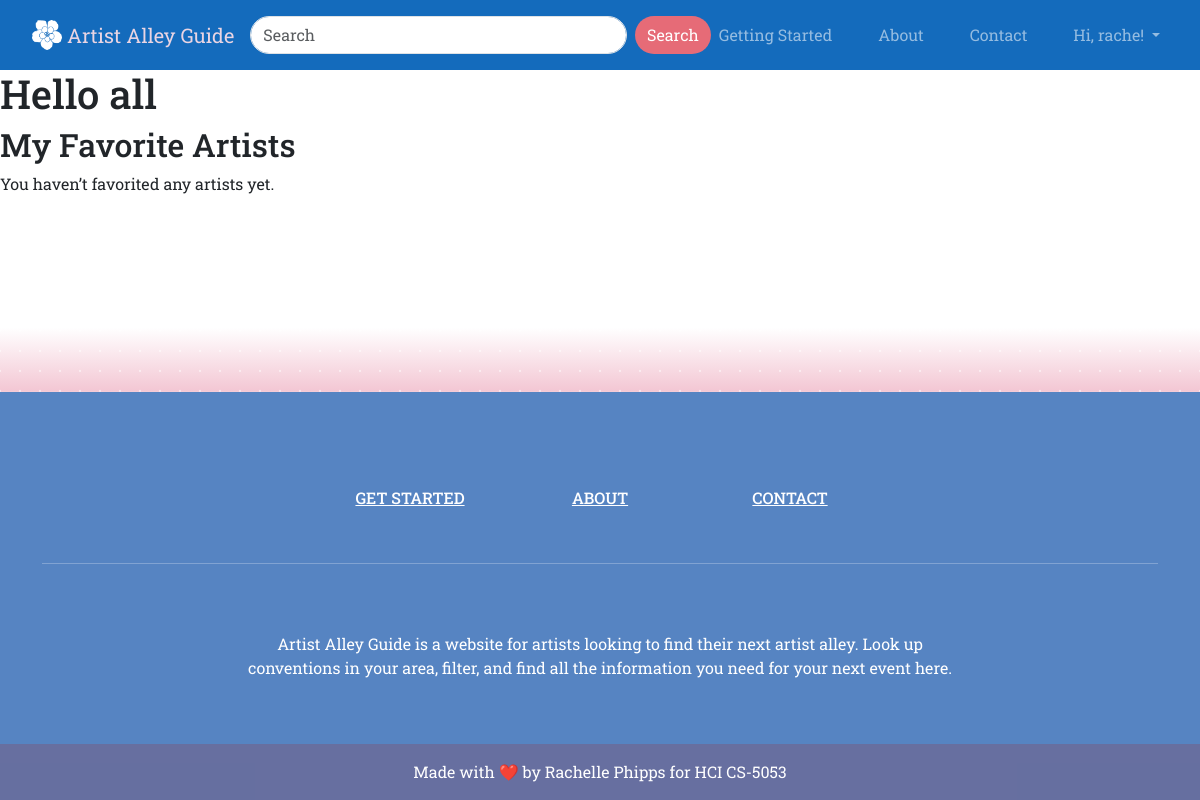
The page /my-favorites/ (signed in) on the database as committed earlier.
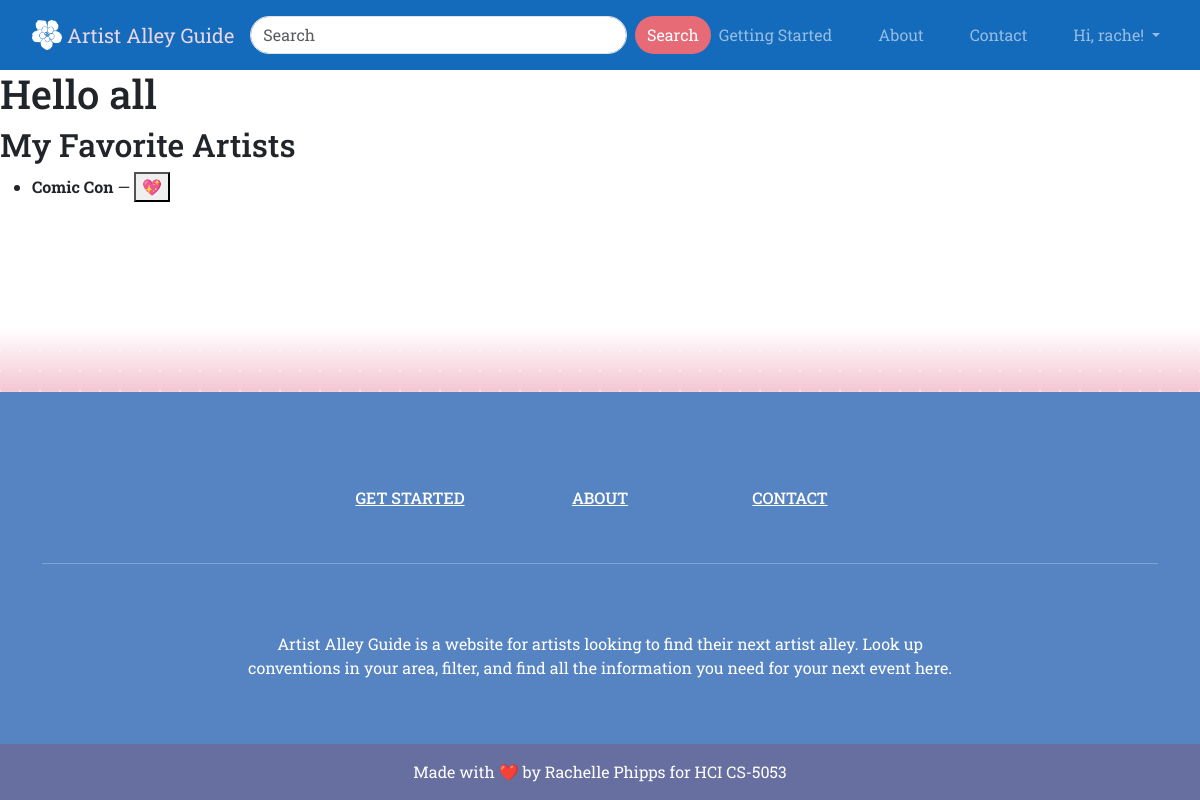
The same page on the database as committed later.
### conventions/models.py (models this page shows, shortened)
class Convention(models.Model):
    CON_TYPES = {
    "A": "Anime",
    "G": "Games",
    "F": "Furry",
    "C": "Comic",
    "H": "Horror",
    "G": "General",
    }
    name = models.CharField(max_length=64)
    con_date = models.DateField()
    city = models.CharField(max_length=30)
    state = models.CharField(max_length=2)
    website = models.CharField(max_length=64)
    num_attend = models.IntegerField(default=1)
    con_type = models.CharField(max_length=1, choices=CON_TYPES, default="G")
    description = models.TextField(blank=True, null=True)
    location = models.TextField(blank=True, null=True)
    num_days = models.IntegerField(default=1)
    image = models.ImageField(upload_to='images/', default='images/default.png')
    apply_date = models.DateField()
    table_cost = models.IntegerField()
    travel_cost = models.IntegerField()
    num_artists = models.IntegerField()
    rating = models.FloatField(null=True, blank=True)
    slug = models.SlugField(unique=True, blank=True)  # For URL-friendly name
    favorited_by = models.ManyToManyField(User, related_name='favorite_cons', blank=True)

### conventions/views.py (the view)
# urls.py: path('my-favorites/', views.my_favorites, name='my_favorites'),
@login_required
def my_favorites(request):
    favorites = request.user.favorite_cons.all()
    return render(request, 'my_favorites.html', {'favorites': favorites})

### templates/my_favorites.html (shortened to what this page needs)
{% extends "base.html" %} {% load static %} {% block content%}
<h1>Hello all</h1>
  <h2>My Favorite Artists</h2>
  {% if favorites %}
    <ul>
      {% for artist in favorites %}
        <li>
          <strong>{{ artist.name }}</strong> — {{ artist.genre }}
          <form action="{% url 'toggle_favorite' artist.id %}" method="POST" style="display:inline;">
            <button type="submit">💖</button>
          </form>
        </li>
      {% endfor %}
    </ul>
  {% else %}
    <p>You haven’t favorited any artists yet.</p>
  {% endif %}
{% endblock %}

### templates/base.html (shortened to what this page needs)
<!DOCTYPE html>
<html>
  {% load static %}
  <head>
    <link
      href="https://cdn.jsdelivr.net/npm/bootstrap@5.3.0/dist/css/bootstrap.min.css"
      rel="stylesheet"
    />
    <link href="https://cdn.jsdelivr.net/npm/bootstrap@5.3.0/dist/css/bootstrap.min.css" rel="stylesheet">
    <link href="https://cdn.jsdelivr.net/npm/bootstrap-icons@1.10.5/font/bootstrap-icons.css" rel="stylesheet">
    <link rel="stylesheet" type="text/css" href="{% static 'css/base.css' %}" />
    <link rel="stylesheet" href="https://code.jquery.com/ui/1.13.2/themes/base/jquery-ui.css">
  </head>
  <body>
    <div class="d-flex flex-column min-vh-100">
      {% include 'header.html' %}
      <main class="flex-grow-1 full">{% block content %} {% endblock %}</main>
      {% include 'footer.html' %}
    </div>
  </body>
</html>

### templates/header.html (shortened to what this page needs)
{% load static %}
<html>
  <head>
    <link
      href="https://cdn.jsdelivr.net/npm/bootstrap@5.3.0/dist/css/bootstrap.min.css"
      rel="stylesheet"
    />
    <link
      rel="stylesheet"
      type="text/css"
      href="{% static 'css/header.css' %}"
    />
  </head>
  <body>
    <header>
      <nav class="navbar navbar-expand-lg navbar-dark bg-dark custom-navbar">
        <div class="container-fluid">
          <a class="navbar-brand" href="{% url 'home' %}">
            <img
              src="{% static 'images/favicon.png' %}"
              width="30"
              height="30"
              class="d-inline-block align-top"
              alt=""
            />
            Artist Alley Guide
          </a>
          <div class="d-flex justify-content-center" style="width: 100%">
            <form
              class="d-flex"
              style="max-width: 600px; width: 100%"
              method="get"
              action="{% url 'search' %}"
            >
              <input
                class="form-control me-2 custom-search"
                type="search"
                name="q"
                placeholder="Search"
                aria-label="Search"
              />
              <button class="btn custom-btn" type="submit">Search</button>
            </form>
          </div>
          <div class="collapse navbar-collapse" id="navbarNav">
            <ul class="navbar-nav ms-auto d-flex align-items-center">
              <li class="nav-item">
                <a class="nav-link" href="{% url 'gettingStarted' %}"
                  >Getting Started</a
                >
              </li>
              <li class="nav-item">
                <a class="nav-link" href="{% url 'gettingStarted' %}">About</a>
              </li>
              <li class="nav-item">
                <a class="nav-link" href="{% url 'gettingStarted' %}"
                  >Contact</a
                >
              </li>
              {% if user.is_authenticated %}
              <li class="nav-item dropdown">
                <a
                  class="nav-link dropdown-toggle"
                  href="#"
                  id="userDropdown"
                  role="button"
                  data-bs-toggle="dropdown"
                  aria-expanded="false"
                >
                  Hi, {{ user.username }}!
                </a>
              </li>
              {% else %}
              <li class="nav-item">
                <a class="nav-link" href="{% url 'login' %}">Log In</a>
              </li>
              {% endif %}
            </ul>
          </div>
        </div>
      </nav>
    </header>
  </body>
</html>

### templates/footer.html (shortened to what this page needs)
{% load static %}
<html>
  <head>
    <link
      rel="stylesheet"
      type="text/css"
      href="{% static 'css/footer.css' %}"
    />
  </head>
  <body>
    <footer
      class="text-center text-white foot-container"
    >
      <div class="container">
        <section class="mt-5">
          <div class="row text-center justify-content-center pt-5">
            <div class="col-md-2">
              <h6 class="text-uppercase font-weight-bold">
                <a href="#!" class="text-white">Get Started</a>
              </h6>
            </div>
            <div class="col-md-2">
              <h6 class="text-uppercase font-weight-bold">
                <a href="#!" class="text-white">About</a>
              </h6>
            </div>
            <div class="col-md-2">
              <h6 class="text-uppercase font-weight-bold">
                <a href="#!" class="text-white">Contact</a>
              </h6>
            </div>
          </div>
        </section>
        <hr class="my-5" />
        <section class="mb-5">
          <div class="row d-flex justify-content-center">
            <div class="col-lg-8">
              <p>
                Artist Alley Guide is a website for artists looking to find
                their next artist alley. Look up conventions in your area,
                filter, and find all the information you need for your next
                event here.
              </p>
            </div>
          </div>
        </section>
      </div>
      <div
        class="text-center p-3"
        style="background-color: rgba(168, 25, 25, 0.2)"
      >
        Made with ❤️ by Rachelle Phipps for HCI CS-5053
      </div>
    </footer>
  </body>
</html>

### static/css/base.css (style rules this page uses)
* { font-family: "Roboto Slab", serif; }
.full { background-image: radial-gradient(rgba(255, 255, 255, 0.5) 1px, transparent 1px), linear-gradient(white, white, white, white, white, var(--fairy-tale)); background-size: 20px 20px, cover; background-position: center; }
.row { padding-top: 20px; }

### static/css/header.css (style rules this page uses)
.custom-navbar { background-color: rgb(20, 107, 188) !important; color: rgb(255, 246, 240); height: 70px; padding: 10px 20px; }
.custom-navbar .navbar-nav { gap: 30px; }
.custom-search { border-radius: 50px; }
.custom-btn { background-color: var(--bubble-gum); color: white; border: none; border-radius: 50px; }
.navbar-brand { color: var(--pale-purple); font-family: "Roboto Slab", serif; font-optical-sizing: auto; }
.navbar-nav .nav-item { white-space: nowrap; display: inline-flex; align-items: center; }

### static/css/footer.css (style rules this page uses)
.foot-container { background-color: var(--silver-lake-blue); }

### static/css/colors.css (style rules this page uses)
:root { --thistle: #CEBAE1; --wisteria: #BBA9E4; --silver-lake-blue: #5684C2; --cool-gray: #8A95BF; --fairy-tale: #F3C6D3; --pale-purple: #EAD5E3; --glaucous: #768FBE; --silver-lake-blue-2: #5D88C5; --bubble-gum: #e66b77; --dark-blue: #1d3761; --white: white; }

Rows that differ between the two databases and show on the page:
added Convention: name "Comic Con"
Other text that changed with them:
text no longer shown: "You haven’t favorited any artists yet."
